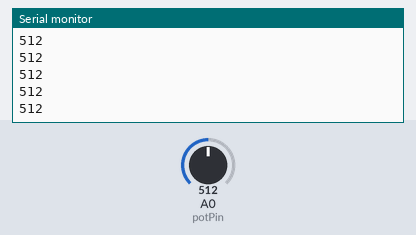
The sketch below on a simulated Arduino Uno, built with avr-gcc and run on an emulated ATmega328P. On the bench: the last lines printed to the serial monitor. The test bench sets the inputs (shaded band); at power-on: A0 (potPin) = 512.

Above: at 1.2 s.
1.3 s: A0 (potPin) set to 716
At 2.2 s:
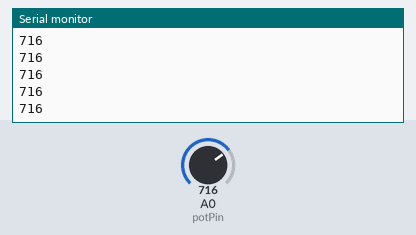
2.8 s: A0 (potPin) set to 900
At 3.8 s:
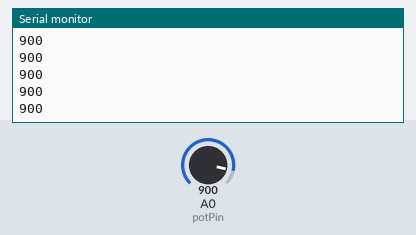
Timing chart, 0 to 5.8 s (numbered marks = the images above; inputs shaded):
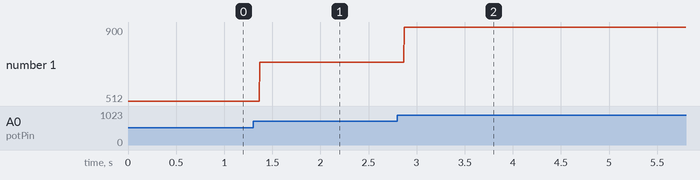

The sketch:

ard_potToDot.ino
```cpp
byte potPin = A0;
int  potState =0;

void setup() {
  // put your setup code here, to run once:
   Serial.begin(9600);
   pinMode ( potPin, INPUT);
}

void loop() {
  // put your main code here, to run repeatedly:
  potState = analogRead(potPin);
  Serial.println(potState);
}
```

Measured:
- after the input at 1.3 s, the serial monitor: prints a new line after 0.07 s (image 1)
- after the input at 2.8 s, the serial monitor: prints a new line after 0.07 s (image 2)
- plotted number 1: 512 → 716 after the input at 1.3 s, 716 → 900 after the input at 2.8 s
